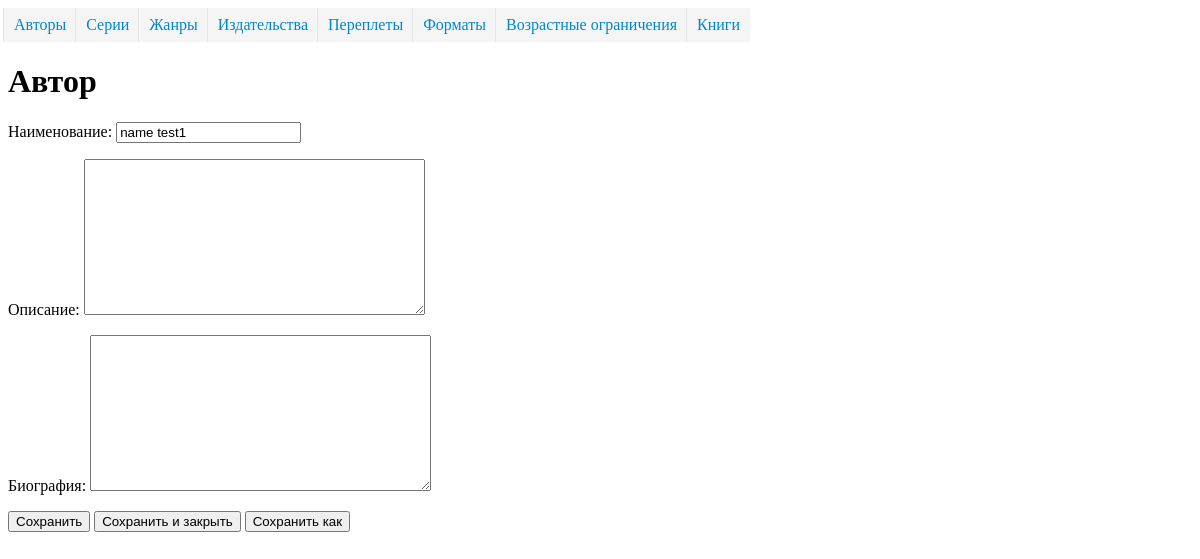
The app's page /directory/author/u/211/, older data.
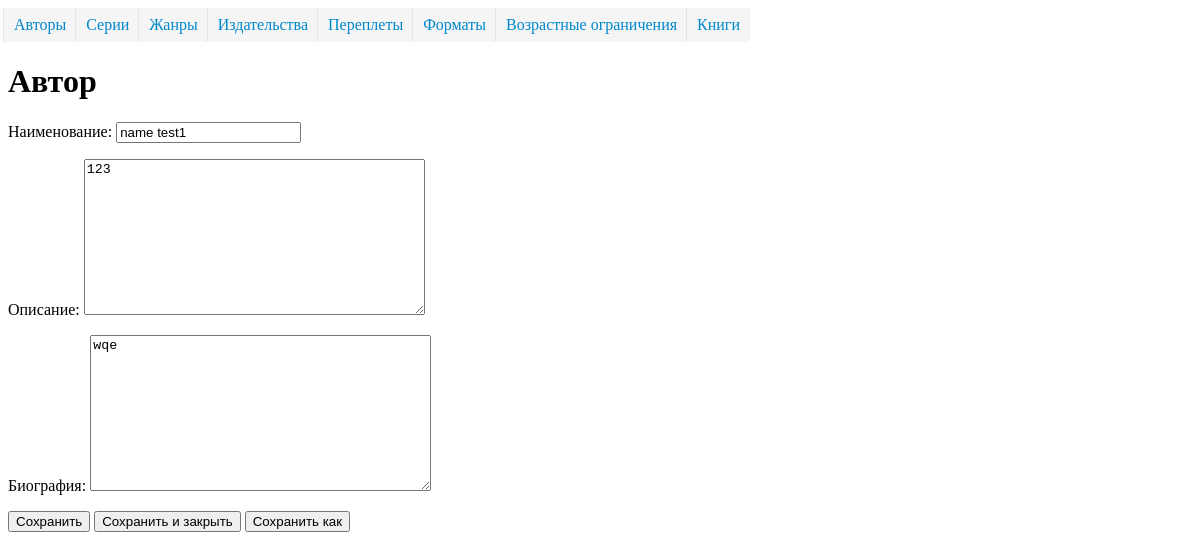
The same page, newer data.
### dimensionsapp/models.py (models this page shows, shortened)
class Dimension(models.Model):
    name = models.CharField("Наименование", max_length=50, unique=True)
    description = models.TextField("Описание", blank=True, )
    class Meta:
        abstract = True
        ordering = ['name']

class Author(Dimension):
    biography = models.TextField("Биография", blank=True, )
    class Meta(Dimension.Meta):
        verbose_name = 'автор'
        verbose_name_plural = 'авторы'

### dimensionsapp/views.py (the view, shortened to what this page needs)
class AuthorUpdateView(UpdateView):
    model = Author
    form_class = AuthorModel

### dimensionsapp/form.py
class AuthorModel(forms.ModelForm):
    class Meta:
        model = Author
        fields = '__all__'

### templates/dimensionsapp/author_form.html (shortened to what this page needs)
{% extends 'dimension_create.html' %}
{% block maincaption %}Автор{% endblock %}
{% block saveas_url %}{% url 'author_create' %}{% endblock %}

### templates/dimension_create.html (shortened to what this page needs)
<!DOCTYPE html>
<html lang="ru">
<head>
    {% load static %}
    <link rel="stylesheet" href="{% static "css/stylesheet.css" %}">
</head>
<body>
    {% include 'menu.html' %}
    <h1>{% block maincaption %}Title{% endblock %}</h1>
    {% block dimension %}
      <form method="post" action="">
        {% block dimension_form %}
            {{ form.as_p }}
        {% endblock %}
        <button type="submit" name="save">Сохранить</button>
        <button type="submit" name="save-and-close"> Сохранить и закрыть</button>
        {% if object %}
          {% block saveas_button %}
            <button type="submit" name="save-as" formaction="{% block saveas_url %}{% url 'format_book_create' %}{% endblock %}">Сохранить как</button>
          {% endblock %}
        {% endif %}
      </form>
    {% endblock %}
</body>
</html>

Row changes from the older to the newer data that the page shows:
changed Author "name test1": description (not shown) → "123"; biography (not shown) → "wqe"
